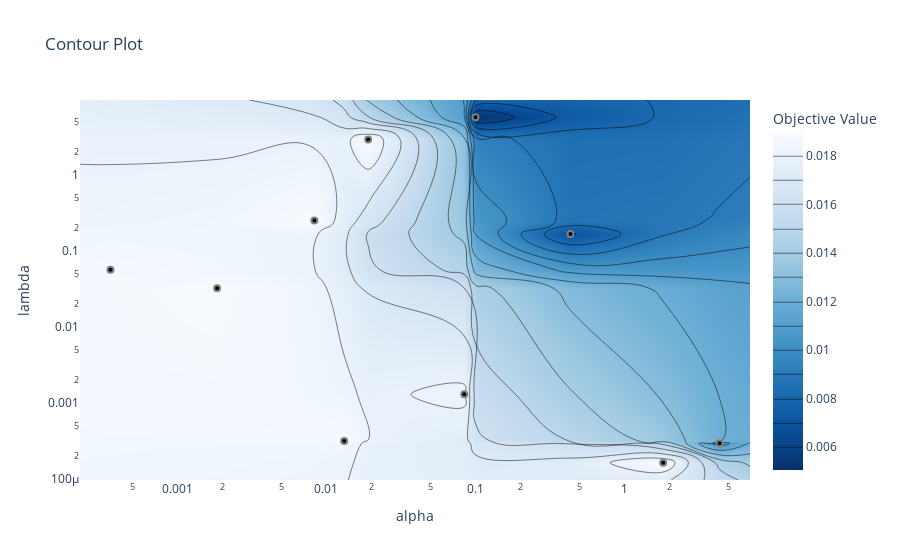

The cell this chart's notebook holds for it:
### Code cell
optuna.visualization.plot_contour(find_param , params = ['alpha' , 'lambda'])

### Figure 1 — Plotly figure (JSON) as saved in the notebook; plotly's stock layout.template omitted (floating-point values rounded to 4 significant figures; data arrays with more than 128 entries replaced by an {"elided": "..."} marker saying what was removed)
{"data": [{"colorbar": {"title": {"text": "Objective Value"}}, "colorscale": [[0, "rgb(247,251,255)"], [0.125, "rgb(222,235,247)"], [0.25, "rgb(198,219,239)"], [0.375, "rgb(158,202,225)"], [0.5, "rgb(107,174,214)"], [0.625, "rgb(66,146,198)"], [0.75, "rgb(33,113,181)"], [0.875, "rgb(8,81,156)"], [1, "rgb(8,48,107)"]], "connectgaps": true, "contours": {"coloring": "heatmap"}, "hoverinfo": "none", "line": {"smoothing": 1.3}, "reversescale": true, "type": "contour", "x": [0.0002223, 0.0003558, 0.001848, 0.0083, 0.01316, 0.01905, 0.08406, 0.09996, 0.4332, 1.813, 4.333, 6.935], "y": [9.718e-05, 0.0001639, 0.0002957, 0.0003169, 0.001297, 0.0323, 0.05626, 0.1661, 0.2495, 2.915, 5.691, 9.599], "z": {"elided": "12x12 float values"}}, {"marker": {"color": "black", "line": {"color": "Grey", "width": 2}}, "mode": "markers", "showlegend": false, "type": "scatter", "x": [0.08406, 4.333, 0.0003558, 1.813, 0.0083, 0.4332, 0.01316, 0.01905, 0.001848, 0.09996], "y": [0.001297, 0.0002957, 0.05626, 0.0001639, 0.2495, 0.1661, 0.0003169, 2.915, 0.0323, 5.691]}], "layout": {"title": {"text": "Contour Plot"}, "xaxis": {"range": [-3.653, 0.841], "title": {"text": "alpha"}, "type": "log"}, "yaxis": {"range": [-4.012, 0.9822], "title": {"text": "lambda"}, "type": "log"}}}
